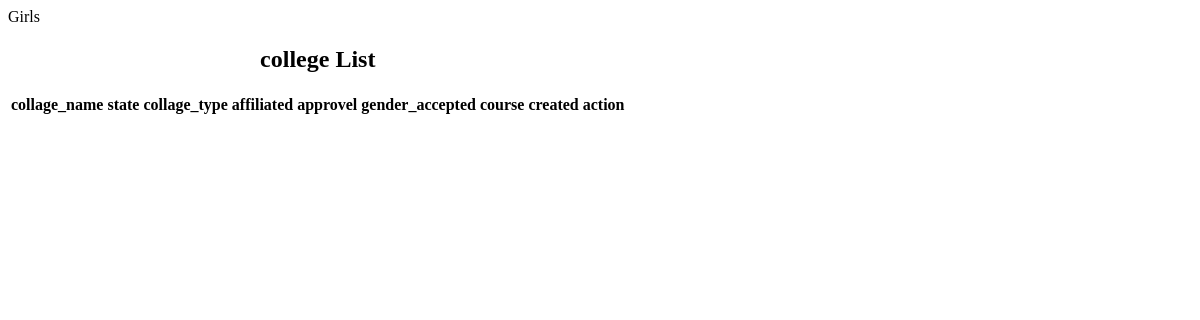
The app's page /test.php?term=Girls, older data.
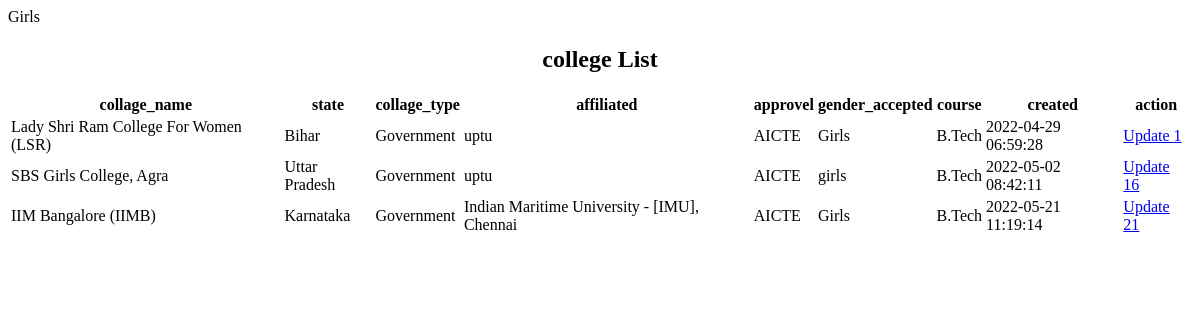
The same page, newer data.
### tables this page shows
CREATE TABLE `college` (
  `id` int(11) NOT NULL,
  `collage_name` varchar(255) NOT NULL,
  `state_id` int(11) NOT NULL,
  `collage_type_id` int(11) NOT NULL,
  `affiliated_id` int(11) NOT NULL,
  `approvel_id` int(11) NOT NULL,
  `gender` varchar(10) NOT NULL,
  `course_id` int(255) NOT NULL,
  `logo` longblob NOT NULL,
  `created` datetime NOT NULL,
  `updated` datetime NOT NULL,
  `city_id` int(11) NOT NULL,
  `rank` int(11) NOT NULL,
  `bruchre` longblob NOT NULL
);

CREATE TABLE `State` (
  `id` int(11) NOT NULL,
  `state_name` varchar(255) NOT NULL,
  `country_id` int(11) NOT NULL
);

CREATE TABLE `Collage_type` (
  `id` int(11) NOT NULL,
  `type` varchar(20) NOT NULL,
  `created` datetime NOT NULL
);

CREATE TABLE `affiliation` (
  `id` int(11) NOT NULL,
  `affiliation_name` varchar(255) NOT NULL,
  `created` datetime NOT NULL
);

CREATE TABLE `Approval` (
  `id` int(11) NOT NULL,
  `approval_name` varchar(255) NOT NULL,
  `created` datetime NOT NULL
);

CREATE TABLE `Courses` (
  `id` int(11) NOT NULL,
  `course_name` varchar(100) NOT NULL,
  `specilization_id` int(11) NOT NULL,
  `course_duration` varchar(20) NOT NULL,
  `course_fees` double NOT NULL,
  `sub_stream_id` int(11) NOT NULL,
  `created` datetime NOT NULL
);

### test.php (the view, shortened to what this page needs)
<?php
$servername = "localhost";
$username = "root";
$password = "";
$db = "responsive";
try{
$db = new mysqli($servername, $username, $password,$db);
}
catch(Exception $e){
    echo $e;
}
$q='';
if (isset($_GET['term'])) {
    $q = $_GET['term'];
}
    $query="SELECT c.*,af.affiliation_name,ap.approval_name	,co.course_name,s.state_name,ct.type FROM college c
    join affiliation af on af.id=c.affiliated_id
    join   Approval ap on ap.id= c.approvel_id
    join   Courses co on co.id= c.course_id
    join   State s on s.id=c.state_id
    join   Collage_type ct on ct.id=c.collage_type_id
    where c.gender='$q' or c.collage_name ='$q' or af.affiliation_name ='$q' or ap.approval_name ='$q' or co.course_name='$q' or s.state_name='$q' or ct.type='$q' ";
    $runQuery=mysqli_query($db,$query);
?>
<!DOCTYPE html>
<html lang="en">
<section>
<div class="main">
<table id="customers">
<caption><h1>college List</h1></caption>
<tr>
<th>collage_name </th>
<th>state </th>
<th>collage_type </th>
<th>affiliated </th>
<th>approvel </th>
<th>gender_accepted </th>
<th>course </th>
<th>created </th>
<th>action </th>
</tr>
<?php
 while($row =mysqli_fetch_array($runQuery,MYSQLI_ASSOC))
  {
  echo "<tr>";
  echo "<td>" . $row['collage_name'] . "</td>";
  echo "<td>" . $row['state_name'] . "</td>";
  echo "<td>" . $row['type'] . "</td>";
  echo "<td>" . $row['affiliation_name'] . "</td>";
  echo "<td>" . $row['approval_name'] . "</td>";
  echo "<td>" . $row['gender'] . "</td>";
  echo "<td>" . $row['course_name'] . "</td>";
  echo "<td>" . $row['created'] . "</td>";
  echo "<td> <a href='update.php?id=" . $row['id'] . "'>Update ". $row['id'] ."</a></td>";
  echo "</tr>";
  }
?>
</table>
</section>
</html>

Row changes from the older to the newer data that the page shows:
now on this page (row edited): college: collage_name "Lady Shri Ram College For Women (LSR)", state.state_name "Bihar", collage_type.type "Government", affiliation.affiliation_name "uptu", approval.approval_name "AICTE", gender "Girls", course.course_name "B.Tech", created "2022-04-29 06:59:28", id "1"
added college: collage_name "SBS Girls College, Agra", state.state_name "Uttar Pradesh", collage_type.type "Government", affiliation.affiliation_name "uptu", approval.approval_name "AICTE", gender "girls", course.course_name "B.Tech", created "2022-05-02 08:42:11", id "16"
added college: collage_name "IIM Bangalore (IIMB)", state.state_name "Karnataka", collage_type.type "Government", affiliation.affiliation_name "Indian Maritime University - [IMU], Chennai", approval.approval_name "AICTE", gender "Girls", course.course_name "B.Tech", created "2022-05-21 11:19:14", id "21"
